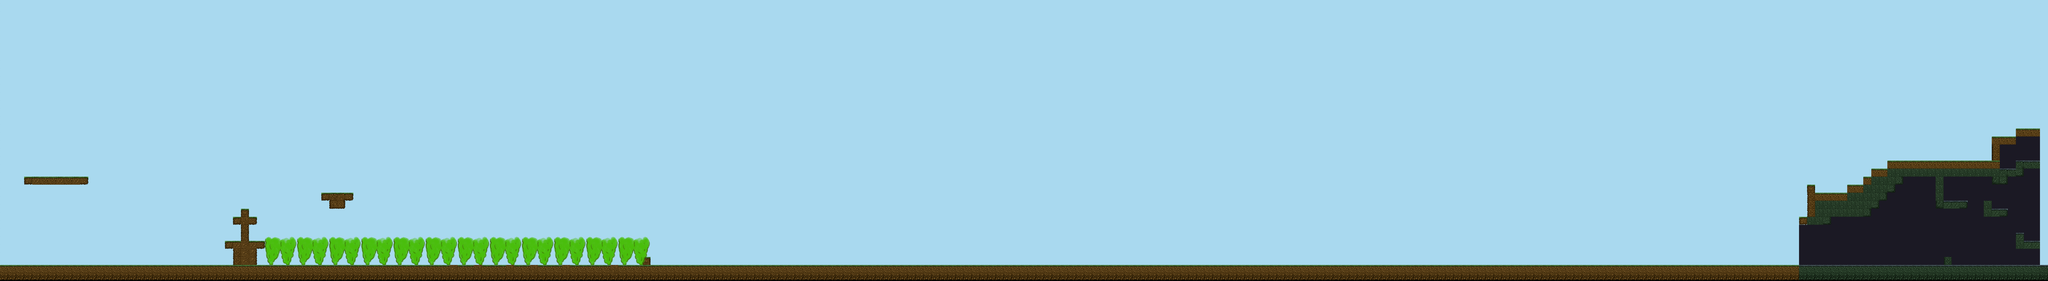

This is a level from a 2D game, rendered from its Tiled map with the project's own tilesets. A one-line summary and the map file follow, with tile-layer data summarised:
An orthogonal 255x35 tile map with 32x32 px tiles, 4 tile layers (Sky, Background, Walls, Foreground), 2 tilesets and 11 objects (8x item, 2x trigger, hazard).

<map version="1.0" orientation="orthogonal" width="255" height="35" tilewidth="32" tileheight="32">
 <tileset firstgid="1" name="Tiles" tilewidth="32" tileheight="32">
  <image source="../assets/pixel-tileset-dirt.png" trans="ffffff" width="192" height="256" />
 </tileset>
 <tileset firstgid="49" name="Hazards" tilewidth="128" tileheight="128">
  <image source="../assets/hazards.png" trans="ffffff" width="512" height="512" />
 </tileset>
 <layer name="Sky" width="255" height="35">
  <data>[8925 cells, 8925 non-empty, 3 distinct tile ids]</data>
 </layer>
 <layer name="Background" width="255" height="35">
  <data>[8925 cells, 0 non-empty, 0 distinct tile ids]</data>
 </layer>
 <layer name="Walls" width="255" height="35">
  <data>[8925 cells, 713 non-empty, 26 distinct tile ids]</data>
 </layer>
 <layer name="Foreground" width="255" height="35">
  <data>[8925 cells, 12 non-empty, 1 distinct tile ids]</data>
 </layer>
 <objectgroup name="Objects" width="255" height="35">
  <object name="level_start" type="trigger" x="103" y="426" width="38" height="42" />
  <object name="coin" type="item" x="1281" y="661" width="32" height="32">
   <properties>
    <property name="score" value="100" />
   </properties>
  </object>
  <object name="coin" type="item" x="1327" y="661" width="32" height="32">
   <properties>
    <property name="score" value="100" />
   </properties>
  </object>
  <object name="coin" type="item" x="1374" y="661" width="32" height="32">
   <properties>
    <property name="score" value="100" />
   </properties>
  </object>
  <object name="coin" type="item" x="299" y="604" width="32" height="32">
   <properties>
    <property name="score" value="50" />
   </properties>
  </object>
  <object name="bomb" type="item" x="960" y="800" width="32" height="32">
   <properties>
    <property name="damage" value="50" />
   </properties>
  </object>
  <object name="bomb" type="item" x="1621" y="733" width="32" height="32">
   <properties>
    <property name="damage" value="50" />
   </properties>
  </object>
  <object name="bomb" type="item" x="1328" y="960" width="32" height="32">
   <properties>
    <property name="damage" value="50" />
   </properties>
  </object>
  <object name="bomb" type="item" x="1790" y="540" width="32" height="32">
   <properties>
    <property name="damage" value="50" />
   </properties>
  </object>
  <object name="level_finish" type="trigger" x="2514" y="308" width="590" height="774">
   <properties>
    <property name="level" value="1" />
   </properties>
  </object>
  <object name="gas" type="hazard" x="1055" y="927" width="1537" height="138">
   <properties>
    <property name="damage" value="3" />
   </properties>
  </object>
 </objectgroup>
</map>
